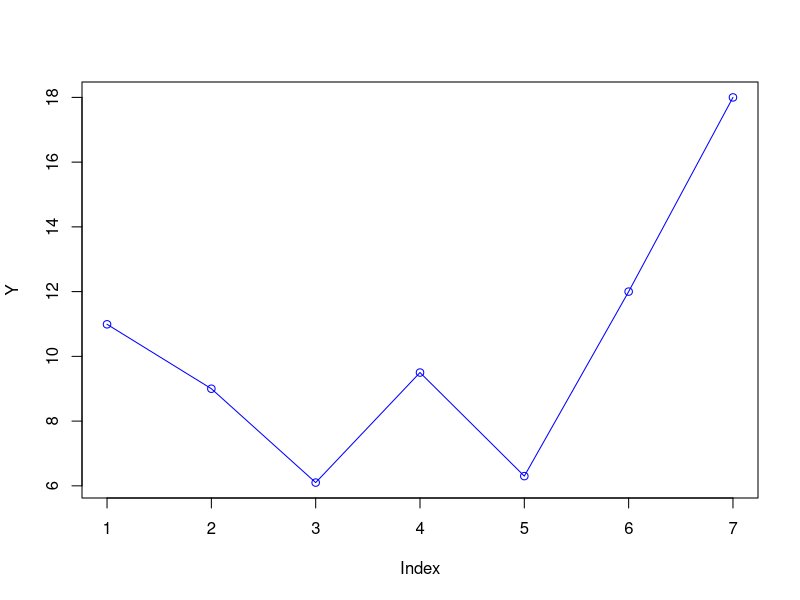
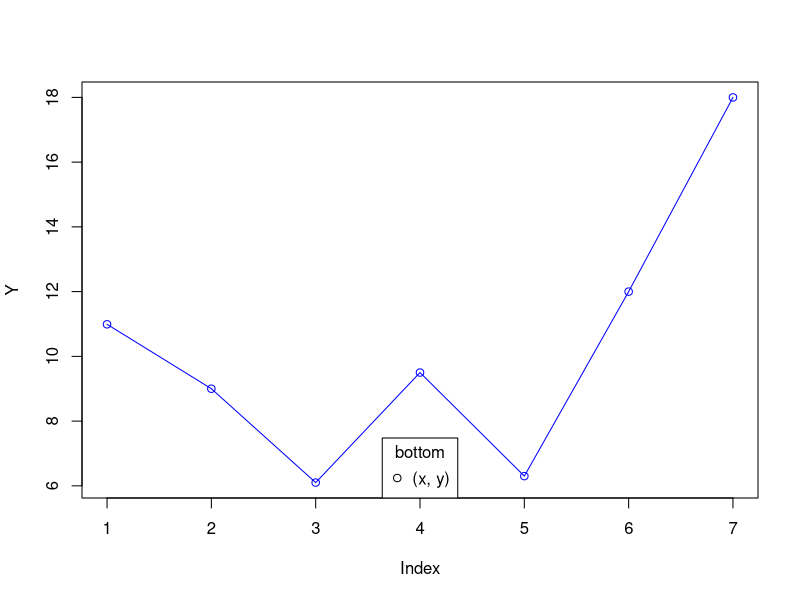
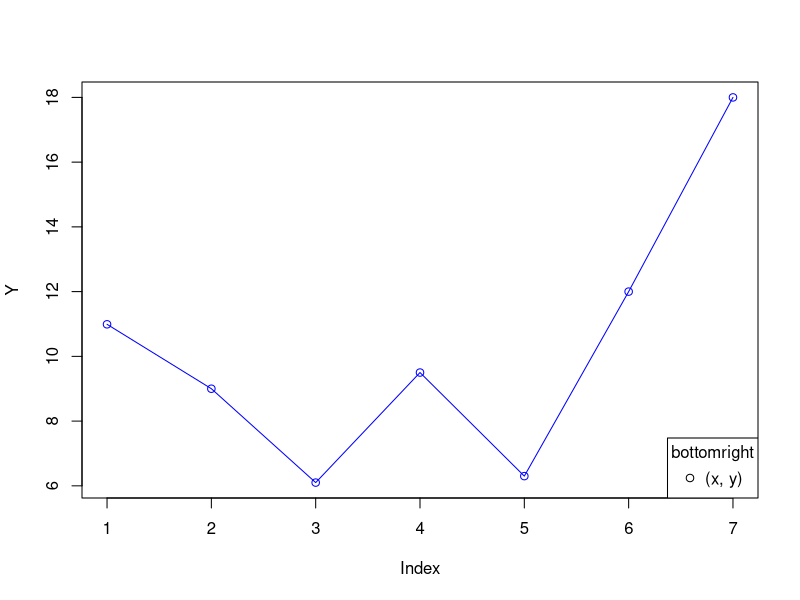
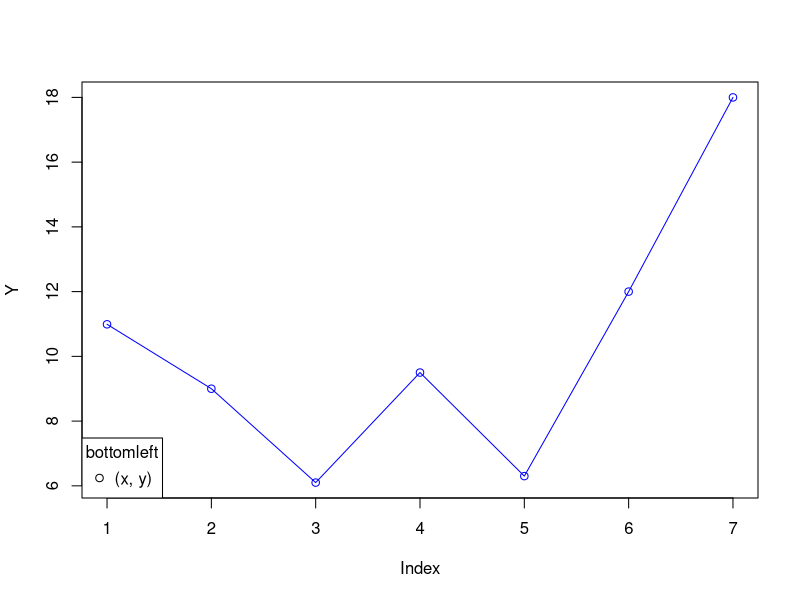
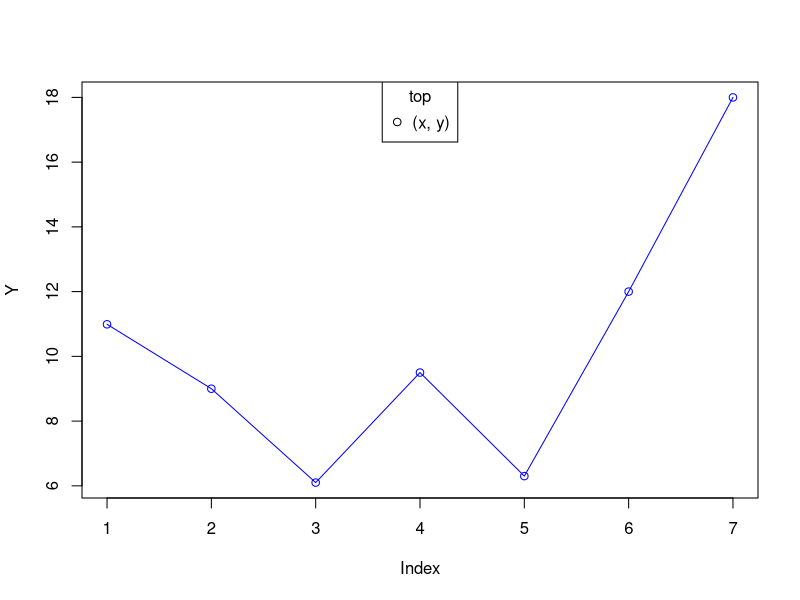
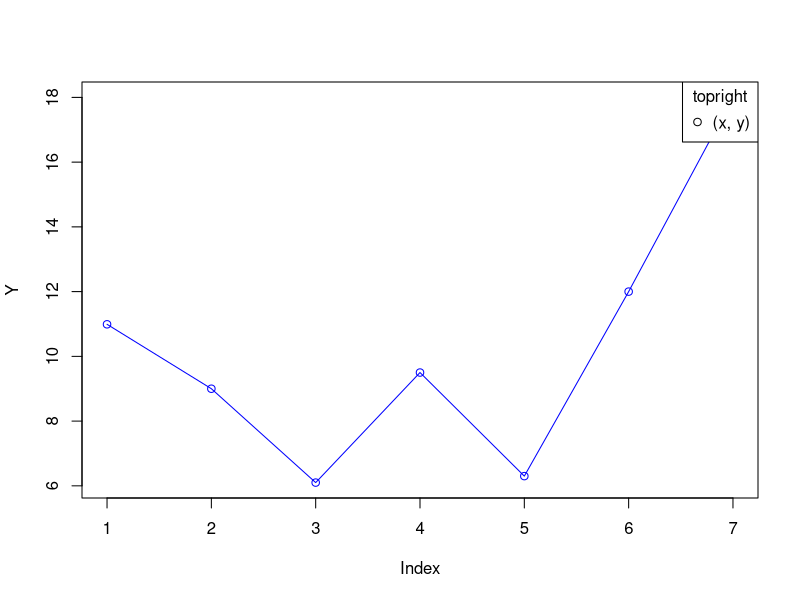
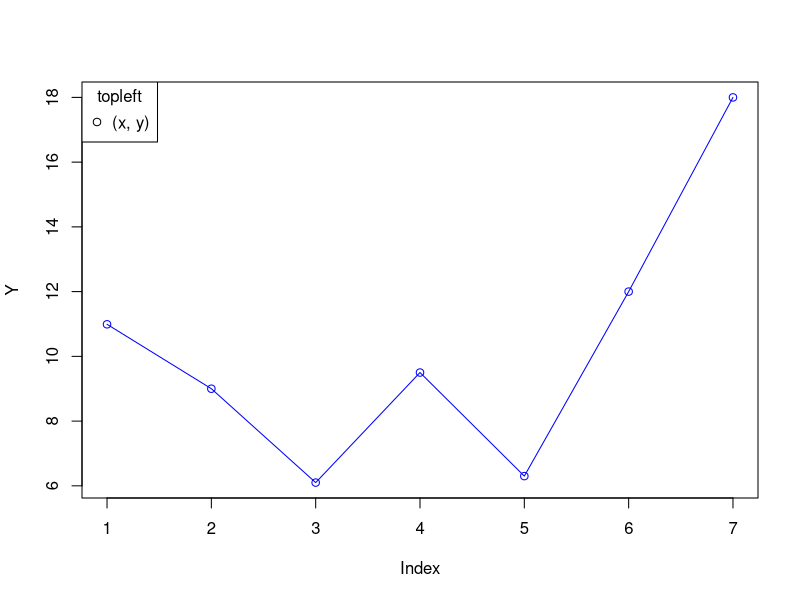
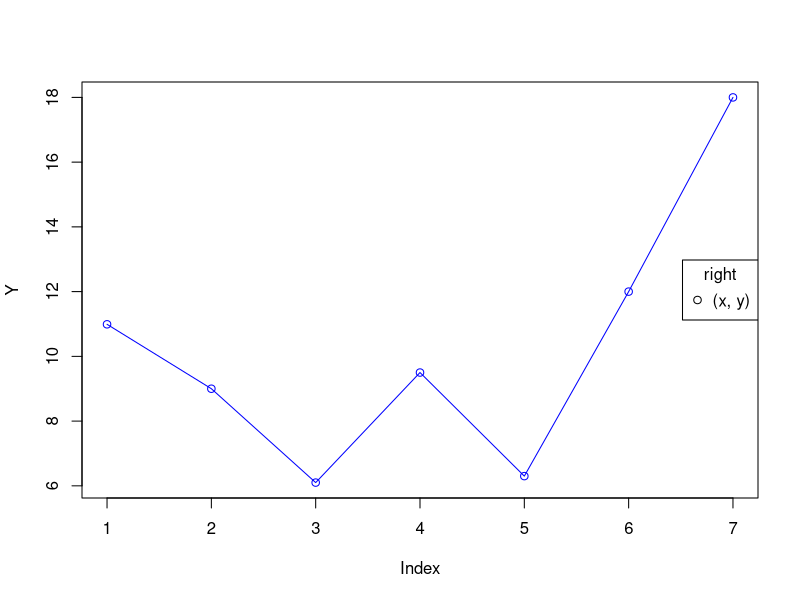

Reproduce these figures in R, in order.
# lerning to use plot funcion 2:

# https://stat.ethz.ch/R-manual/R-devel/library/graphics/html/legend.html

# ===================================================
# Add Legends to Plots, Arguments:
# --------------------------------
# x, y : the x and y co-ordinates to be used to position the legend. They can be specified by keyword or in any way which is accepted by xy.coords.
# legend : a character or expression vector of length ≥ 1 to appear in the legend. Other objects will be coerced by as.graphicsAnnot.
# fill : if specified, this argument will cause boxes filled with the specified colors (or shaded in the specified colors) to appear beside the legend text.
# col : the color of points or lines appearing in the legend.
# border : the border color for the boxes (used only if fill is specified).
# (*) lty, lwd:  the line types and widths for lines appearing in the legend. One of these two MUST be specified for line drawing.
# (*) pch : the plotting symbols appearing in the legend, as numeric vector or a vector of 1-character strings (see points).
#       Unlike points, this can all be specified as a single multi-character string. MUST be specified for symbol drawing.
# angle : angle of shading lines.
# density : the density of shading lines, if numeric and positive. If NULL or negative or NA color filling is assumed.
# bty : type of box to be drawn around the legend. The allowed values are "o" (the default) and "n".
# bg : the background color for the legend box. (Note that this is only used if bty != "n".)
# box.lty, box.lwd, box.col : the line type, width and color for the legend box (if bty = "o").
# pt.bg : the background color for the points, corresponding to its argument bg.
# cex : character expansion factor relative to current par("cex"). Used for text, and provides the default for pt.cex.
# pt.cex : expansion factor(s) for the points.
# pt.lwd : line width for the points, defaults to the one for lines, or if that is not set, to par("lwd").
# xjust : how the legend is to be justified relative to the legend x location. A value of 0 means left justified, 
#         0.5 means centered and 1 means right justified.
# yjust : the same as xjust for the legend y location.
# x.intersp : character interspacing factor for horizontal (x) spacing.
# y.intersp : the same for vertical (y) line distances.
# adj : numeric of length 1 or 2; the string adjustment for legend text. Useful for y-adjustment when labels are plotmath expressions.
# text.width : the width of the legend text in x ("user") coordinates. (Should be a single positive number even for a reversed x axis.).
#              Defaults to the proper value computed by strwidth(legend).
# text.col : the color used for the legend text.
# text.font : the font used for the legend text, see text.
# merge : logical; if TRUE, merge points and lines but not filled boxes. Defaults to TRUE if there are points and lines.
# trace : logical; if TRUE, shows how legend does all its magical computations.
# plot : logical. If FALSE, nothing is plotted but the sizes are returned.
# ncol : the number of columns in which to set the legend items (default is 1, a vertical legend).
# horiz : logical; if TRUE, set the legend horizontally rather than vertically (specifying horiz overrides the ncol specification).
# title : a character string or length-one expression giving a title to be placed at the top of the legend. Other objects will be coerced by as.graphicsAnnot.
# inset : inset distance(s) from the margins as a fraction of the plot region when legend is placed by keyword.
# xpd : if supplied, a value of the graphical parameter xpd to be used while the legend is being drawn.
# title.col : color for title.
# title.adj : horizontal adjustment for title: see the help for par("adj").
# seg.len : the length of lines drawn to illustrate lty and/or lwd (in units of character widths).
# ===================================================

# A simple graphic to work on
Y <- c(10.99, 9, 6.1, 9.50, 6.30, 12, 18)
plot(Y, type = "o", col = "blue")

# -------------------------------------------
# legends with titles at different locations
# -------------------------------------------

plot(Y, type = "o", col = "blue")
legend("bottom", "(x, y)", pch = 1, title = "bottom")

plot(Y, type = "o", col = "blue")
legend("bottomright", "(x, y)", pch = 1, title = "bottomright")

plot(Y, type = "o", col = "blue")
legend("bottomleft", "(x, y)", pch = 1, title = "bottomleft")

plot(Y, type = "o", col = "blue")
legend("top", "(x, y)", pch = 1, title = "top")

plot(Y, type = "o", col = "blue")
legend("topright", "(x, y)", pch = 1, title = "topright")

plot(Y, type = "o", col = "blue")
legend("topleft", "(x, y)", pch = 1, title = "topleft")

plot(Y, type = "o", col = "blue")
legend("right", "(x, y)", pch = 1, title = "right")

plot(Y, type = "o", col = "blue")
legend("left", "(x, y)", pch = 1, title = "left")

plot(Y, type = "o", col = "blue")
legend("center", "(x, y)", pch = 1, title = "center")

# -------------------------------------------
# modify inset
# -------------------------------------------

plot(Y, type = "o", col = "blue", main = "inset distance(s) from the margins as a fraction of the plot region when legend is placed by keyword.", cex.main = .6)
legend("topright", "(x, y)", pch = 1, title = "topright, inset = .5", inset = .5)

plot(Y, type = "o", col = "blue", main = "inset distance(s) from the margins as a fraction of the plot region when legend is placed by keyword.", cex.main = .6)
legend("topright", "(x, y)", pch = 1, title = "topright, inset = .3", inset = .3)



